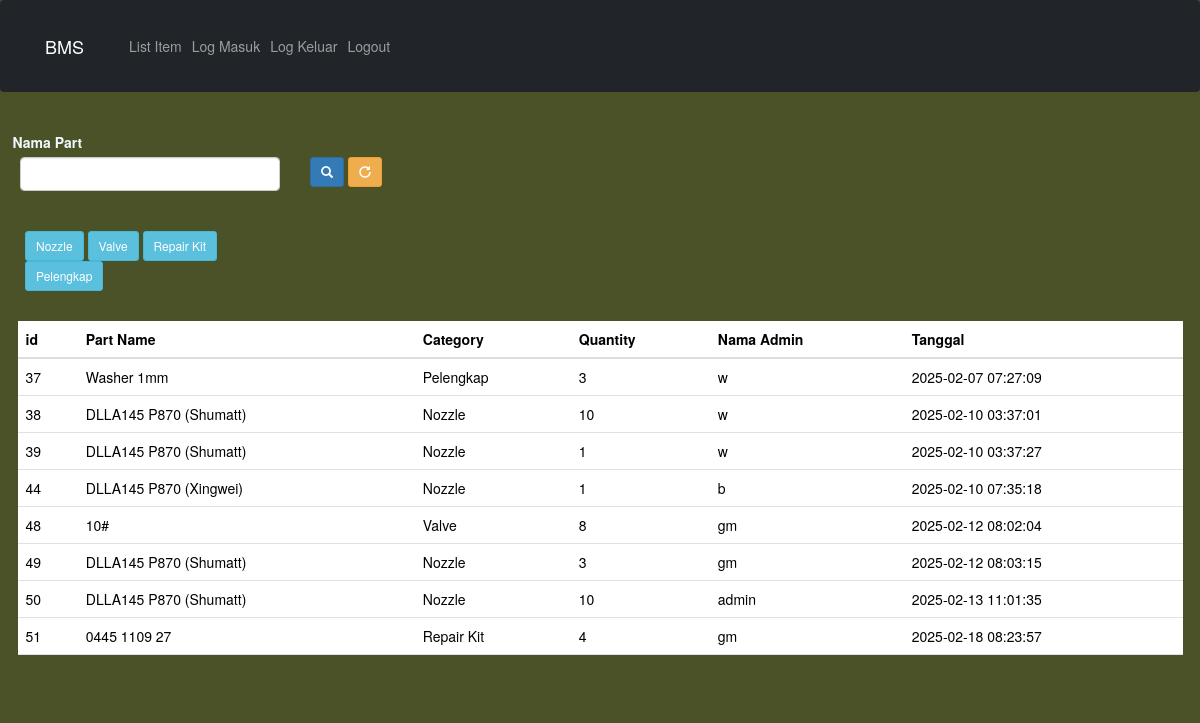
Page /inventory_pages/out_log.php on the committed database.
### tables this page shows
CREATE TABLE `category_table` (
  `id` int(11) NOT NULL,
  `category` text NOT NULL,
  `created_on` timestamp NOT NULL DEFAULT current_timestamp(),
  `updated_on` timestamp NOT NULL DEFAULT current_timestamp()
);

CREATE TABLE `logger` (
  `id` int(11) NOT NULL,
  `part_name` text NOT NULL,
  `category` text NOT NULL,
  `logging` text NOT NULL,
  `quantity` int(11) NOT NULL,
  `issued_by` text NOT NULL,
  `created_on` timestamp NOT NULL DEFAULT current_timestamp(),
  `updated_on` timestamp NOT NULL DEFAULT current_timestamp()
);

### inventory_pages/out_log.php (the view, shortened to what this page needs)
<!DOCTYPE html>
<html lang="en">
    <head>
        <link href="https://cdn.jsdelivr.net/npm/bootstrap@5.3.2/dist/css/bootstrap.min.css" rel="stylesheet">
        <link rel="stylesheet" href="https://maxcdn.bootstrapcdn.com/bootstrap/3.3.7/css/bootstrap.min.css">
        <link rel="stylesheet" type='text/css' href='style.css'>
    </head>
    <body>
        <?php
        include 'sql.php';
        ?>
        <nav class="navbar navbar-expand-lg navbar-dark bg-dark fixed-top">
            <div class="container" id='navbar'>
                <a class="navbar-brand" href="index.php">BMS</a>
                <div class="collapse navbar-collapse" id="navbarNav">
                    <ul class="navbar-nav ms-auto">
                        <li class="nav-item">
                            <a class="nav-link" href="list.php">List Item</a>
                        </li>
                        <li class="nav-item">
                            <a class="nav-link" href="in_log.php">Log Masuk</a>
                        </li>
                        <li class="nav-item">
                            <a class="nav-link" href="out_log.php">Log Keluar</a>
                        </li>
                        <li class="nav-item">
                            <a class="nav-link" href="logout.php">Logout</a>
                        </li>
                    </ul>
                </div>
                <a class="navbar-brand" href="index.php"><?php echo $_SESSION['username']. $_SESSION['permission']; ?></a>
            </div>
        </nav>
        <?php
            try {
                $conn = new PDO("mysql:host=$servername;dbname=$dbname", $username, $password);
                $conn->setAttribute(PDO::ATTR_ERRMODE, PDO::ERRMODE_EXCEPTION);
            } catch (PDOException $e) {
                echo "
                <div class='alert alert-danger' role='alert'>
                    Error: " . $e->getMessage() . "</div>";
            }
            if (isset($x)) {
                $stmt = $conn->prepare("SELECT * FROM logger WHERE `logging` = 'Out' AND part_name LIKE '$x';");
            }
            elseif(isset($category)){
                $stmt = $conn->prepare("SELECT * FROM logger WHERE `logging` = 'Out' AND category = '$category';");
            }
            else{
                $stmt = $conn->prepare("SELECT * FROM logger WHERE `logging` = 'Out';");
            }
            $stmt->execute();
            $stmt2 = $conn->prepare("SELECT * FROM category_table");
            $stmt2->execute();
        ?>
        <div class='md-5 content'>
            <form method="post">
                <div class='row'>
                    <div class='row'>
                        <label for="part_name" class='form-label text_bold text_bold'>Nama Part</label>
                        <div class='mb-3 col-md-3'>
                            <input class="form-control" type="text" name="part_name" value=''>
                        </div>
                        <div class='mb-3 col-md-3'>
                            <button type="submit" name='search' value='0' class="btn btn-primary btn-sm">
                                <span class="glyphicon glyphicon-search"></span>
                            </button>
                            <button type="submit" name='refresh' value='0' class="btn btn-warning btn-sm">
                                <span class="glyphicon glyphicon-repeat"></span>
                            </button>
                        </div>
                    </div>
                </div>
                <div class='row'>
                    <div class='mb-3 col-md-3'>
                        <?php
                        $category = $stmt2->fetchAll(PDO::FETCH_ASSOC);
                        foreach($category as $cat){
                            echo "
                            <button type='submit' name='category' value='{$cat['category']}' class='btn btn-info btn-sm'>
                                {$cat['category']}
                            </button>
                            ";
                        }
                        ?>
                    </div>
                </div>
            </form>
            <div class='row'>
                <div class='mb-3'>
                    <table id="myTable" class='table'>
                        <thead>
                            <tr>
                                <th>id</th>
                                <th>Part Name</th>
                                <th>Category</th>
                                <th>Quantity</th>
                                <th>Nama Admin</th>
                                <th>Tanggal</th>
                            </tr>
                        </thead>
                        <tbody>
                            <?php
                            $table = $stmt->fetchAll(PDO::FETCH_ASSOC);
                            foreach($table as $row):
                            ?>
                                <tr>
                                    <form method='post'>
                                        <td><?php echo isset($row['id']) ? $row['id'] : '';?></td>
                                        <td><?php echo isset($row['part_name']) ? $row['part_name'] : '';?></td>
                                        <td><?php echo isset($row['category']) ? $row['category'] : '';?></td>
                                        <td><?php echo isset($row['quantity']) ? $row['quantity'] : '';?></td>
                                        <td><?php echo isset($row['issued_by']) ? $row['issued_by'] : '';?></td>
                                        <td><?php echo isset($row['created_on']) ? $row['created_on'] : '';?></td>
                                    </form>
                                </tr>
                            <?php endforeach; ?>
                        </tbody>
                    </table>
                </div>
            </div>
        </div>
    </body>
</html>

### inventory_pages/style.css (style rules this page uses)
body { background-color: #4c5228; color: aliceblue; justify-content: center; align-items: center; }
.navbar { z-index: 1; background-color: #4e442800; }
.content { margin-left: 15px; margin-right: 15px; justify-content: center; align-items: center; }
.container { padding: 15px; background-color: #91919100; }
table { border-collapse: collapse; width: 100%; }
.row { padding: 10px; }

### rows in the picture
category_table: category "Nozzle"
category_table: category "Valve"
category_table: category "Repair Kit"
category_table: category "Pelengkap"
logger: id "37", part_name "Washer 1mm", category "Pelengkap", quantity "3", issued_by "w", created_on "2025-02-07 07:27:09"
logger: id "38", part_name "DLLA145 P870 (Shumatt)", category "Nozzle", quantity "10", issued_by "w", created_on "2025-02-10 03:37:01"
logger: id "39", part_name "DLLA145 P870 (Shumatt)", category "Nozzle", quantity "1", issued_by "w", created_on "2025-02-10 03:37:27"
logger: id "44", part_name "DLLA145 P870 (Xingwei)", category "Nozzle", quantity "1", issued_by "b", created_on "2025-02-10 07:35:18"
logger: id "48", part_name "10#", category "Valve", quantity "8", issued_by "gm", created_on "2025-02-12 08:02:04"
logger: id "49", part_name "DLLA145 P870 (Shumatt)", category "Nozzle", quantity "3", issued_by "gm", created_on "2025-02-12 08:03:15"
logger: id "50", part_name "DLLA145 P870 (Shumatt)", category "Nozzle", quantity "10", issued_by "admin", created_on "2025-02-13 11:01:35"
logger: id "51", part_name "0445 1109 27", category "Repair Kit", quantity "4", issued_by "gm", created_on "2025-02-18 08:23:57"
